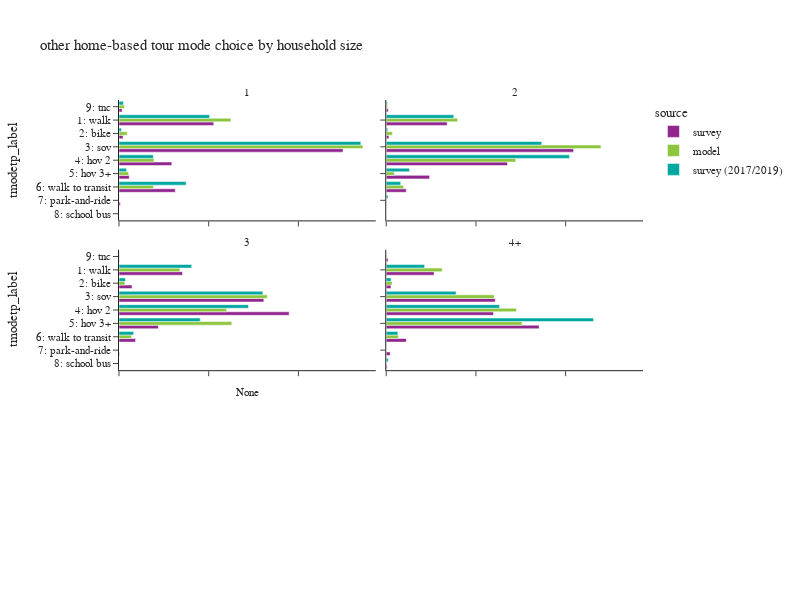

Notebook source saved alongside this figure:
### Code cell
plot_mode_choice(hb_tour,"hhsize_4+",
                 {"hhsize_4+":["1","2","3","4+"],
                  "tmodetp_label":["1: walk","2: bike","3: sov","4: hov 2","5: hov 3+","6: walk to transit",
                                   "7: park-and-ride","8: school bus","9: other–survey only"]},
                 "household size",2,600)

### Figure 1 — Plotly figure (JSON) as saved in the notebook; plotly's stock layout.template omitted (floating-point values rounded to 4 significant figures)
{"data": [{"alignmentgroup": "True", "customdata": [[10], [386], [40], [486], [84], [28], [128], [4], [11]], "hovertemplate": "source=survey<br>hhsize_4+=1<br>percentage=%{x}<br>tmodetp_label=%{y}<br>sample_count=%{customdata[0]}<extra></extra>", "legendgroup": "survey", "marker": {"color": "#91268F", "pattern": {"shape": ""}}, "name": "survey", "offsetgroup": "survey", "orientation": "h", "showlegend": true, "textposition": "auto", "type": "bar", "x": [0.004446, 0.2111, 0.009012, 0.4996, 0.1177, 0.02285, 0.1256, 0.002843, 0.00687], "xaxis": "x5", "y": [null, "1: walk", "2: bike", "3: sov", "4: hov 2", "5: hov 3+", "6: walk to transit", "7: park-and-ride", "9: tnc"], "yaxis": "y5"}, {"alignmentgroup": "True", "customdata": [[7], [405], [39], [601], [504], [116], [53], [4], [1], [9]], "hovertemplate": "source=survey<br>hhsize_4+=2<br>percentage=%{x}<br>tmodetp_label=%{y}<br>sample_count=%{customdata[0]}<extra></extra>", "legendgroup": "survey", "marker": {"color": "#91268F", "pattern": {"shape": ""}}, "name": "survey", "offsetgroup": "survey", "orientation": "h", "showlegend": false, "textposition": "auto", "type": "bar", "x": [0.02443, 0.1357, 0.005922, 0.4177, 0.2704, 0.0966, 0.04461, 0.0002474, 4.06e-05, 0.004363], "xaxis": "x6", "y": [null, "1: walk", "2: bike", "3: sov", "4: hov 2", "5: hov 3+", "6: walk to transit", "7: park-and-ride", "8: school bus", "9: tnc"], "yaxis": "y6"}, {"alignmentgroup": "True", "customdata": [[1], [89], [19], [160], [152], [90], [10], [4], [2]], "hovertemplate": "source=survey<br>hhsize_4+=3<br>percentage=%{x}<br>tmodetp_label=%{y}<br>sample_count=%{customdata[0]}<extra></extra>", "legendgroup": "survey", "marker": {"color": "#91268F", "pattern": {"shape": ""}}, "name": "survey", "offsetgroup": "survey", "orientation": "h", "showlegend": false, "textposition": "auto", "type": "bar", "x": [0.0002072, 0.1416, 0.02905, 0.3229, 0.3794, 0.08787, 0.03693, 0.001255, 0.0007843], "xaxis": "x3", "y": [null, "1: walk", "2: bike", "3: sov", "4: hov 2", "5: hov 3+", "6: walk to transit", "7: park-and-ride", "9: tnc"], "yaxis": "y3"}, {"alignmentgroup": "True", "customdata": [[1], [84], [10], [149], [132], [321], [15], [4], [4], [2]], "hovertemplate": "source=survey<br>hhsize_4+=4+<br>percentage=%{x}<br>tmodetp_label=%{y}<br>sample_count=%{customdata[0]}<extra></extra>", "legendgroup": "survey", "marker": {"color": "#91268F", "pattern": {"shape": ""}}, "name": "survey", "offsetgroup": "survey", "orientation": "h", "showlegend": false, "textposition": "auto", "type": "bar", "x": [0.0002362, 0.1067, 0.01055, 0.243, 0.2391, 0.3409, 0.04472, 0.008731, 0.002013, 0.00406], "xaxis": "x4", "y": [null, "1: walk", "2: bike", "3: sov", "4: hov 2", "5: hov 3+", "6: walk to transit", "7: park-and-ride", "8: school bus", "9: tnc"], "yaxis": "y4"}, {"alignmentgroup": "True", "customdata": [[18], [110178], [8099], [240131], [34448], [9423], [33966], [5262]], "hovertemplate": "source=model<br>hhsize_4+=1<br>percentage=%{x}<br>tmodetp_label=%{y}<br>sample_count=%{customdata[0]}<extra></extra>", "legendgroup": "model", "marker": {"color": "#8CC63E", "pattern": {"shape": ""}}, "name": "model", "offsetgroup": "model", "orientation": "h", "showlegend": true, "textposition": "auto", "type": "bar", "x": [4.077e-05, 0.2495, 0.01834, 0.5439, 0.07802, 0.02134, 0.07693, 0.01192], "xaxis": "x5", "y": [null, "1: walk", "2: bike", "3: sov", "4: hov 2", "5: hov 3+", "6: walk to transit", "9: tnc"], "yaxis": "y5"}, {"alignmentgroup": "True", "customdata": [[8], [140224], [11999], [421866], [254454], [15869], [34054], [2689]], "hovertemplate": "source=model<br>hhsize_4+=2<br>percentage=%{x}<br>tmodetp_label=%{y}<br>sample_count=%{customdata[0]}<extra></extra>", "legendgroup": "model", "marker": {"color": "#8CC63E", "pattern": {"shape": ""}}, "name": "model", "offsetgroup": "model", "orientation": "h", "showlegend": false, "textposition": "auto", "type": "bar", "x": [9.079e-06, 0.1591, 0.01362, 0.4788, 0.2888, 0.01801, 0.03865, 0.003052], "xaxis": "x6", "y": [null, "1: walk", "2: bike", "3: sov", "4: hov 2", "5: hov 3+", "6: walk to transit", "9: tnc"], "yaxis": "y6"}, {"alignmentgroup": "True", "customdata": [[6], [69999], [6716], [170293], [123646], [129652], [14265], [850]], "hovertemplate": "source=model<br>hhsize_4+=3<br>percentage=%{x}<br>tmodetp_label=%{y}<br>sample_count=%{customdata[0]}<extra></extra>", "legendgroup": "model", "marker": {"color": "#8CC63E", "pattern": {"shape": ""}}, "name": "model", "offsetgroup": "model", "orientation": "h", "showlegend": false, "textposition": "auto", "type": "bar", "x": [1.164e-05, 0.1358, 0.01303, 0.3304, 0.2399, 0.2515, 0.02768, 0.001649], "xaxis": "x3", "y": [null, "1: walk", "2: bike", "3: sov", "4: hov 2", "5: hov 3+", "6: walk to transit", "9: tnc"], "yaxis": "y3"}, {"alignmentgroup": "True", "customdata": [[28], [125151], [13125], [241673], [291355], [304167], [27221], [1372]], "hovertemplate": "source=model<br>hhsize_4+=4+<br>percentage=%{x}<br>tmodetp_label=%{y}<br>sample_count=%{customdata[0]}<extra></extra>", "legendgroup": "model", "marker": {"color": "#8CC63E", "pattern": {"shape": ""}}, "name": "model", "offsetgroup": "model", "orientation": "h", "showlegend": false, "textposition": "auto", "type": "bar", "x": [2.789e-05, 0.1246, 0.01307, 0.2407, 0.2902, 0.3029, 0.02711, 0.001366], "xaxis": "x4", "y": [null, "1: walk", "2: bike", "3: sov", "4: hov 2", "5: hov 3+", "6: walk to transit", "9: tnc"], "yaxis": "y4"}, {"alignmentgroup": "True", "customdata": [[9], [585], [29], [657], [153], [37], [261], [5], [24]], "hovertemplate": "source=survey (2017/2019)<br>hhsize_4+=1<br>percentage=%{x}<br>tmodetp_label=%{y}<br>sample_count=%{customdata[0]}<extra></extra>", "legendgroup": "survey (2017/2019)", "marker": {"color": "#00A7A0", "pattern": {"shape": ""}}, "name": "survey (2017/2019)", "offsetgroup": "survey (2017/2019)", "orientation": "h", "showlegend": true, "textposition": "auto", "type": "bar", "x": [0.0001922, 0.2019, 0.00526, 0.5392, 0.07653, 0.01687, 0.1496, 0.000718, 0.009778], "xaxis": "x5", "y": [null, "1: walk", "2: bike", "3: sov", "4: hov 2", "5: hov 3+", "6: walk to transit", "7: park-and-ride", "9: tnc"], "yaxis": "y5"}, {"alignmentgroup": "True", "customdata": [[9], [925], [51], [897], [875], [148], [193], [17], [1], [35]], "hovertemplate": "source=survey (2017/2019)<br>hhsize_4+=2<br>percentage=%{x}<br>tmodetp_label=%{y}<br>sample_count=%{customdata[0]}<extra></extra>", "legendgroup": "survey (2017/2019)", "marker": {"color": "#00A7A0", "pattern": {"shape": ""}}, "name": "survey (2017/2019)", "offsetgroup": "survey (2017/2019)", "orientation": "h", "showlegend": false, "textposition": "auto", "type": "bar", "x": [0.0007865, 0.1506, 0.003295, 0.3467, 0.4086, 0.05179, 0.03222, 0.003657, 2.883e-05, 0.002398], "xaxis": "x6", "y": [null, "1: walk", "2: bike", "3: sov", "4: hov 2", "5: hov 3+", "6: walk to transit", "7: park-and-ride", "8: school bus", "9: tnc"], "yaxis": "y6"}, {"alignmentgroup": "True", "customdata": [[201], [12], [200], [232], [175], [47], [1], [3]], "hovertemplate": "source=survey (2017/2019)<br>hhsize_4+=3<br>percentage=%{x}<br>tmodetp_label=%{y}<br>sample_count=%{customdata[0]}<extra></extra>", "legendgroup": "survey (2017/2019)", "marker": {"color": "#00A7A0", "pattern": {"shape": ""}}, "name": "survey (2017/2019)", "offsetgroup": "survey (2017/2019)", "orientation": "h", "showlegend": false, "textposition": "auto", "type": "bar", "x": [0.1621, 0.0144, 0.3207, 0.2887, 0.1811, 0.03268, 1.073e-05, 0.0004559], "xaxis": "x3", "y": ["1: walk", "2: bike", "3: sov", "4: hov 2", "5: hov 3+", "6: walk to transit", "8: school bus", "9: tnc"], "yaxis": "y3"}, {"alignmentgroup": "True", "customdata": [[2], [194], [21], [152], [238], [504], [38], [10], [3]], "hovertemplate": "source=survey (2017/2019)<br>hhsize_4+=4+<br>percentage=%{x}<br>tmodetp_label=%{y}<br>sample_count=%{customdata[0]}<extra></extra>", "legendgroup": "survey (2017/2019)", "marker": {"color": "#00A7A0", "pattern": {"shape": ""}}, "name": "survey (2017/2019)", "offsetgroup": "survey (2017/2019)", "orientation": "h", "showlegend": false, "textposition": "auto", "type": "bar", "x": [0.002241, 0.08552, 0.0109, 0.1556, 0.2526, 0.4622, 0.02597, 0.004479, 0.0004678], "xaxis": "x4", "y": [null, "1: walk", "2: bike", "3: sov", "4: hov 2", "5: hov 3+", "6: walk to transit", "8: school bus", "9: tnc"], "yaxis": "y4"}], "layout": {"annotations": [{"font": {}, "showarrow": false, "text": "None", "x": 0.245, "xanchor": "center", "xref": "paper", "y": 0.2867, "yanchor": "bottom", "yref": "paper"}, {"font": {}, "showarrow": false, "text": "3", "x": 0.245, "xanchor": "center", "xref": "paper", "y": 0.6433, "yanchor": "bottom", "yref": "paper"}, {"font": {}, "showarrow": false, "text": "4+", "x": 0.755, "xanchor": "center", "xref": "paper", "y": 0.6433, "yanchor": "bottom", "yref": "paper"}, {"font": {}, "showarrow": false, "text": "1", "x": 0.245, "xanchor": "center", "xref": "paper", "y": 1.0, "yanchor": "bottom", "yref": "paper"}, {"font": {}, "showarrow": false, "text": "2", "x": 0.755, "xanchor": "center", "xref": "paper", "y": 1.0, "yanchor": "bottom", "yref": "paper"}], "barmode": "group", "height": 600, "legend": {"title": {"text": "source"}, "tracegroupgap": 0}, "title": {"text": "other home-based tour mode choice by household size"}, "width": 800, "xaxis": {"anchor": "y", "domain": [0.0, 0.49], "tickformat": ".1%", "title": {"text": "percentage"}}, "xaxis2": {"anchor": "y2", "domain": [0.51, 1.0], "matches": "x", "tickformat": ".1%", "title": {"text": "percentage"}}, "xaxis3": {"anchor": "y3", "domain": [0.0, 0.49], "matches": "x", "showticklabels": false, "tickformat": ".1%"}, "xaxis4": {"anchor": "y4", "domain": [0.51, 1.0], "matches": "x", "showticklabels": false, "tickformat": ".1%"}, "xaxis5": {"anchor": "y5", "domain": [0.0, 0.49], "matches": "x", "showticklabels": false, "tickformat": ".1%"}, "xaxis6": {"anchor": "y6", "domain": [0.51, 1.0], "matches": "x", "showticklabels": false, "tickformat": ".1%"}, "yaxis": {"anchor": "x", "categoryarray": ["9: other–survey only", "8: school bus", "7: park-and-ride", "6: walk to transit", "5: hov 3+", "4: hov 2", "3: sov", "2: bike", "1: walk"], "categoryorder": "array", "domain": [0.0, 0.2867], "title": {"text": "tmodetp_label"}}, "yaxis2": {"anchor": "x2", "domain": [0.0, 0.2867], "matches": "y", "showticklabels": false}, "yaxis3": {"anchor": "x3", "categoryarray": ["9: other–survey only", "8: school bus", "7: park-and-ride", "6: walk to transit", "5: hov 3+", "4: hov 2", "3: sov", "2: bike", "1: walk"], "categoryorder": "array", "domain": [0.3567, 0.6433], "matches": "y", "title": {"text": "tmodetp_label"}}, "yaxis4": {"anchor": "x4", "domain": [0.3567, 0.6433], "matches": "y", "showticklabels": false}, "yaxis5": {"anchor": "x5", "categoryarray": ["9: other–survey only", "8: school bus", "7: park-and-ride", "6: walk to transit", "5: hov 3+", "4: hov 2", "3: sov", "2: bike", "1: walk"], "categoryorder": "array", "domain": [0.7133, 1.0], "matches": "y", "title": {"text": "tmodetp_label"}}, "yaxis6": {"anchor": "x6", "domain": [0.7133, 1.0], "matches": "y", "showticklabels": false}}}
